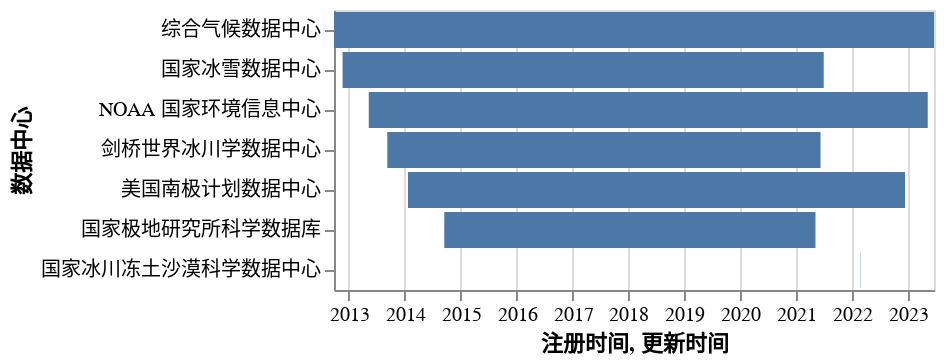

Notebook code cell kept with this figure:
### Code cell
df |> @vlplot(
    :bar,
    # transforr = "datum.year == 2000"}],
    y = {"name:o", sort = "x", title = "数据中心"},
    x = {"entryDate", title = "注册时间"},
    x2 = {"lastUpdate", title = "更新时间"}
)

### Figure 1 — Vega-Lite specification as saved in the notebook (floating-point values rounded to 4 significant figures)
{"data": {"values": [{"apiCount": 3, "apis": "FTP; OpenDAP; other", "contentTypeCount": 5, "contentTypes": "图片;原始数据;科学和统计数据格式；结构化图形；结构化文本", "country": "美国", "dataAccessCount": 2, "dataAccesses": "开放\n    ;\n    受限\n    机构会员资格\n    其他\n    注册", "entryDate": "2012-11-21", "institutionCount": 6, "institutions": "环境科学研究所、国家冰雪数据中心（一般；技术）； EarthCube 数据设施委员会（一般）；美国国家航空航天局（基金）；国家海洋和大气管理局（资金；一般）；国家科学基金（基金）；科罗拉多大学博尔德分校（基金；一般）", "lastUpdate": "2021-06-29", "name": "国家冰雪数据中心", "orgIdentifier": "r3d100010110", "pidSystemCount": 1, "pidSystems": "DOI", "policies": "https://www.coretrustseal.org/wp-content/uploads/2020/03/WDC-NSIDC.pdf; https://nsidc.org/privacy.html", "policyCount": 2, "repositoryURL": "https://nsidc.org/data/"}, {"apiCount": 0, "apis": null, "contentTypeCount": 4, "contentTypes": "视听数据；数据库；图片;标准办公文件", "country": "英国", "dataAccessCount": 2, "dataAccesses": "开放\n    ;\n    受限\n    注册", "entryDate": "2013-09-09", "institutionCount": 3, "institutions": "英国皇家学会（基金）；剑桥大学斯科特极地研究所图书馆（一般；技术）；世界冰川学数据中心（一般）", "lastUpdate": "2021-06-08", "name": "剑桥世界冰川学数据中心", "orgIdentifier": "r3d100010457", "pidSystemCount": 1, "pidSystems": null, "policies": "https://www.spri.cam.ac.uk/archives/policy/", "policyCount": 1, "repositoryURL": "https://www.spri.cam.ac.uk/library/catalogue/sprilib/icesnow/"}, {"apiCount": 1, "apis": "FTP", "contentTypeCount": 7, "contentTypes": "存档数据；图片;纯文本;科学和统计数据格式；源代码;标准办公文件；结构化图形", "country": "中国", "dataAccessCount": 1, "dataAccesses": "受限\n    其他", "entryDate": "2022-02-22", "institutionCount": 4, "institutions": "中国科学院山地灾害与环境研究所（一般）；中国科学院西北生态环境资源研究院（一般）；中国科学院青海盐湖研究所（一般）；中国科学院新疆生态与地理研究所（一般）", "lastUpdate": "2022-02-24", "name": "国家冰川冻土沙漠科学数据中心", "orgIdentifier": "r3d100013754", "pidSystemCount": 2, "pidSystems": "DOI；其他", "policies": null, "policyCount": 0, "repositoryURL": "http://www.ncdc.ac.cn"}, {"apiCount": 0, "apis": null, "contentTypeCount": 4, "contentTypes": "图片;原始数据;科学和统计数据格式；结构化文本", "country": "日本", "dataAccessCount": 2, "dataAccesses": "开放\n    ;\n    受限\n    注册", "entryDate": "2014-09-16", "institutionCount": 1, "institutions": "国家极地研究所极地数据中心（一般）", "lastUpdate": "2021-05-06", "name": "国家极地研究所科学数据库", "orgIdentifier": "r3d100010957", "pidSystemCount": 1, "pidSystems": "DOI", "policies": "https://scidbase.nipr.ac.jp/uploads/policy/data-policy.e.pdf; https://scidbase.nipr.ac.jp/uploads/policy/ipy_datapolicy_e.pdf; https://www.polarcommons.org/; https://www.nipr.ac.jp/english/terms.html", "policyCount": 4, "repositoryURL": "https://scidbase.nipr.ac.jp/?ml_lang=en"}, {"apiCount": 2, "apis": "FTP; OpenDAP", "contentTypeCount": 7, "contentTypes": "存档数据；图片;科学和统计数据格式；软件应用程序；标准办公文件；结构化图形；结构化文本", "country": "德国", "dataAccessCount": 2, "dataAccesses": "开放\n    ;\n    受限\n    注册", "entryDate": "2012-09-26", "institutionCount": 1, "institutions": "汉堡大学，地球系统研究和可持续发展中心，一般气候数据中心（资金；一般；技术）", "lastUpdate": "2023-06-19", "name": "综合气候数据中心", "orgIdentifier": "r3d100010405", "pidSystemCount": 0, "pidSystems": null, "policies": "https://www.cen.uni-hamburg.de/en/icdc/research/data-management.html", "policyCount": 1, "repositoryURL": "https://www.cen.uni-hamburg.de/en/icdc/data.html"}, {"apiCount": 2, "apis": "FTP; REST", "contentTypeCount": 5, "contentTypes": "图片;科学和统计数据格式；标准办公文件；结构化文本；其他", "country": "美国", "dataAccessCount": 2, "dataAccesses": "开放\n    ;\n    受限\n    收费", "entryDate": "2013-05-11", "institutionCount": 2, "institutions": "国家环境信息中心（一般）；国家海洋和大气管理局（一般）", "lastUpdate": "2023-05-09", "name": "NOAA 国家环境信息中心", "orgIdentifier": "r3d100010311", "pidSystemCount": 1, "pidSystems": "DOI", "policies": "https://www.ncei.noaa.gov/sites/default/files/2019-10/NCEI%20Archive%20Collecting%20Policy.pdf", "policyCount": 1, "repositoryURL": "https://www.ncei.noaa.gov/access/paleo-search/"}, {"apiCount": 1, "apis": "REST", "contentTypeCount": 6, "contentTypes": "数据库；图片;科学和统计数据格式；标准办公文件；结构化文本；其他", "country": "美国", "dataAccessCount": 1, "dataAccesses": "开放", "entryDate": "2014-01-22", "institutionCount": 4, "institutions": "哥伦比亚大学拉蒙特-多尔蒂地球观测站（技术）；跨学科地球数据联盟（一般；技术）；国家科学基金（基金）；美国南极计划（一般）", "lastUpdate": "2022-12-12", "name": "美国南极计划数据中心", "orgIdentifier": "r3d100010660", "pidSystemCount": 1, "pidSystems": "DOI", "policies": "https://www.nsf.gov/publications/pub_summ.jsp?ods_key=nsf16055; https://www.nsf.gov/bfa/dias/policy/dmp.jsp", "policyCount": 2, "repositoryURL": "https://www.usap-dc.org/"}]}, "encoding": {"x": {"field": "entryDate", "title": "注册时间", "type": "temporal"}, "x2": {"field": "lastUpdate", "title": "更新时间", "type": "temporal"}, "y": {"field": "name", "sort": "x", "title": "数据中心", "type": "ordinal"}}, "mark": "bar"}
